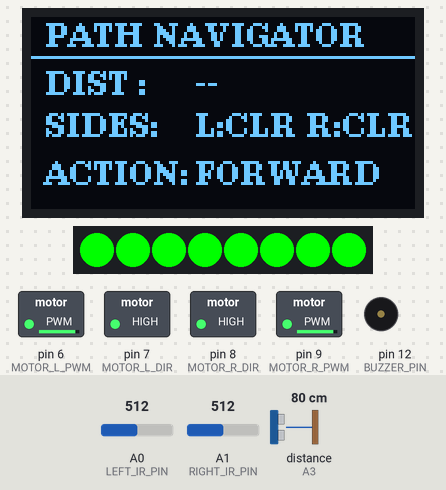
A sketch run on a simulated Arduino Uno, built with avr-gcc and run on an emulated ATmega328P. On the bench: 128×64 one-colour display, 8 RGB LEDs in strip order, left to right, switched loads named in the sketch (green lamp = pin HIGH), buzzer (waves = sounding, pin HIGH). Wiring (inferred from the names in the program): ultrasonic range finder: trigger pin 5; echo A3. Inputs (shaded band) come from the test bench; at power-on: distance to the obstacle (sensor on A3) 80 cm, A0 (LEFT_IR_PIN) = 512, A1 (RIGHT_IR_PIN) = 512. The echo pulse lasts 58.3 µs per cm; pins used as bus, display or sensor lines are not drawn; what the sketch prints to the serial monitor is not drawn.

Above: at 1.0 s.
At 2.4 s:
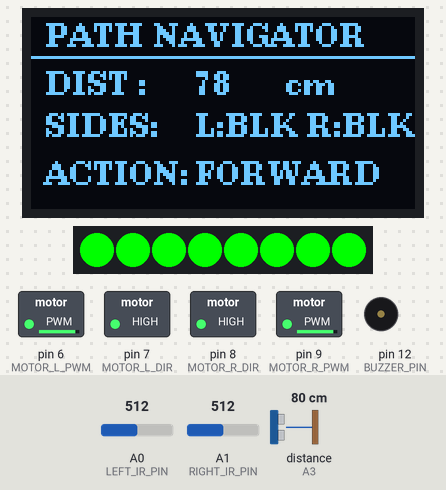
2.5 s: distance to the obstacle (sensor on A3) set to 29 cm
At 4.4 s:
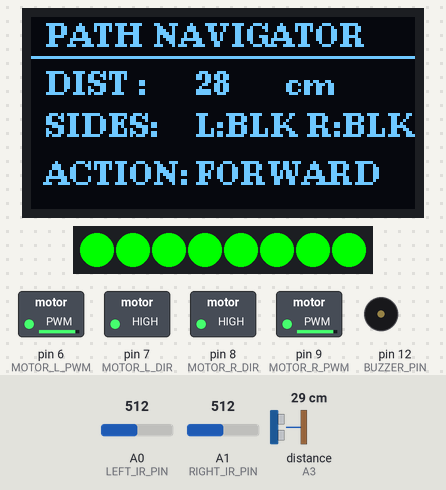
5.0 s: distance to the obstacle (sensor on A3) set to 23 cm
At 7.0 s:
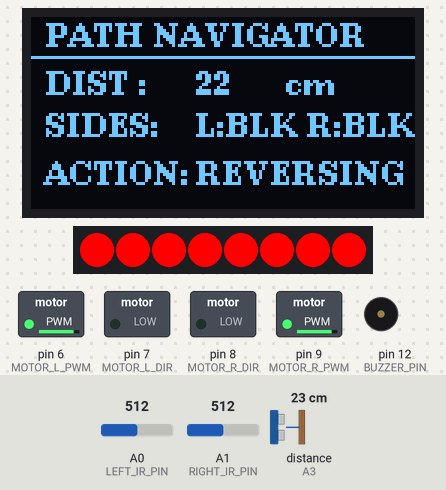
8.7 s: A0 (LEFT_IR_PIN) set to 0
At 10.7 s:
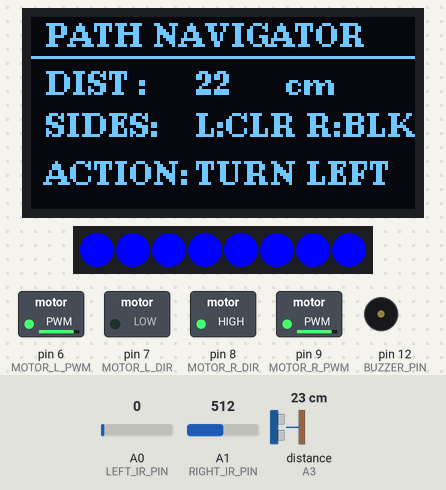
Timing chart, 0 to 12.2 s (numbered marks = the images above; inputs shaded):
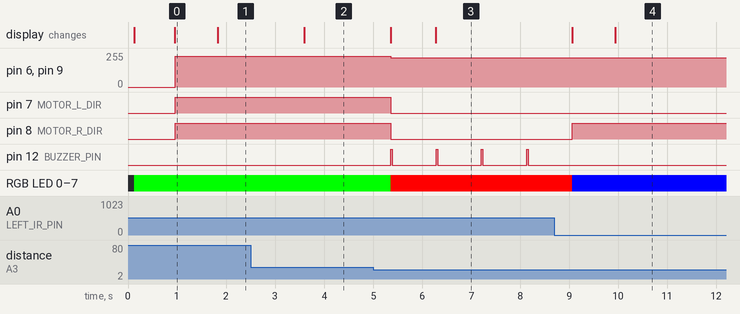

Measured:
- the behaviour switches between 27 and 26 cm on distance to the obstacle (sensor on A3) (found by bisection; images 2 and 3)
- after the input at 2.5 s, the display: changes after 1.1 s (image 2)
- after the input at 5.0 s, pin 6 (MOTOR_L_PWM), pin 9 (MOTOR_R_PWM): 230/255 → 220/255 after 0.36 s; pin 7 (MOTOR_L_DIR), pin 8 (MOTOR_R_DIR): HIGH → LOW after 0.36 s; pin 12 (BUZZER_PIN): alternates HIGH for 0.03 s and LOW for 0.90 s, starting after 0.36 s; RGB LED 0–7: RGB(0, 255, 0) → RGB(255, 0, 0) after 0.36 s
- after the input at 8.7 s, pin 8 (MOTOR_R_DIR): LOW → HIGH after 0.36 s; pin 12 (BUZZER_PIN): stops changing and stays LOW; RGB LED 0–7: RGB(255, 0, 0) → RGB(0, 0, 255) after 0.36 s
- what the display in image 0 shows lasts 0.8 s, from 1.0 s to 1.8 s

The sketch:

Practical_76.ino
```cpp
/*
==================================================
Day 38 | Project-38: Autonomous Path Navigator (Fixed Motors)
Board  : Young Engineer Board / Auto-Botix
Hardware: Ultrasonic (D5, A3) + Left IR (A0) + Right IR (A1)
          Motors: L_DIR (D7), L_PWM (D6), R_DIR (D8), R_PWM (D9)
          Display: OLED (U8g2)
          RGB NeoPixel (D11) + Buzzer (D12)
==================================================
*/

#include <Wire.h>
#include <U8g2lib.h>
#include <Adafruit_NeoPixel.h>

// 1. PIN DEFINITIONS
#define TRIG_PIN     5
#define ECHO_PIN     A3
#define LEFT_IR_PIN  A0
#define RIGHT_IR_PIN A1

// Motor Driver Pins
#define MOTOR_L_PWM  6  // Left Motor Speed
#define MOTOR_L_DIR  7  // Left Motor Direction
#define MOTOR_R_DIR  8  // Right Motor Direction
#define MOTOR_R_PWM  9  // Right Motor Speed

#define RGB_PIN      11
#define NUM_LEDS     8
#define BUZZER_PIN   12

// 2. HARDWARE OBJECTS
U8G2_SSD1306_128X64_NONAME_1_HW_I2C u8g2(U8G2_R0, /* reset=*/ U8X8_PIN_NONE);
Adafruit_NeoPixel rgb(NUM_LEDS, RGB_PIN, NEO_GRB + NEO_KHZ800);

// 3. PARAMETERS & SPEED (Full Speed PWM to prevent motor stall)
const int FRONT_OBSTACLE_DIST = 25; // cm
const int IR_OBSTACLE_ADC     = 500; // ADC > 500 = Obstacle
const int DRIVE_SPEED         = 230; // 0 to 255 (High torque)
const int TURN_SPEED          = 220;

// 4. VARIABLES
int frontDistance = 999;
bool leftBlocked = false;
bool rightBlocked = false;
bool frontBlocked = false;
const char* statusText = "FORWARD";

unsigned long lastSensorTime = 0;
unsigned long lastDisplayTime = 0;
unsigned long lastSerialTime = 0;

//-------------------------------------------
void setRGBColor(uint8_t r, uint8_t g, uint8_t b) {
  for (int i = 0; i < NUM_LEDS; i++) {
    rgb.setPixelColor(i, rgb.Color(r, g, b));
  }
  rgb.show();
}

void beep(int ms) {
  digitalWrite(BUZZER_PIN, HIGH);
  delay(ms);
  digitalWrite(BUZZER_PIN, LOW);
}

//-------------------------------------------
// MOTOR CONTROL FUNCTIONS (Proper polarity for both sides)
void motorStop() {
  analogWrite(MOTOR_L_PWM, 0);
  analogWrite(MOTOR_R_PWM, 0);
  digitalWrite(MOTOR_L_DIR, LOW);
  digitalWrite(MOTOR_R_DIR, LOW);
}

void driveForward() {
  // Dono motors forward
  digitalWrite(MOTOR_L_DIR, HIGH);
  analogWrite(MOTOR_L_PWM, DRIVE_SPEED);

  digitalWrite(MOTOR_R_DIR, HIGH);
  analogWrite(MOTOR_R_PWM, DRIVE_SPEED);

  setRGBColor(0, 255, 0); // Green
  statusText = "FORWARD";
}

void turnLeft() {
  // Left Motor Reverse, Right Motor Forward
  digitalWrite(MOTOR_L_DIR, LOW);
  analogWrite(MOTOR_L_PWM, TURN_SPEED);

  digitalWrite(MOTOR_R_DIR, HIGH);
  analogWrite(MOTOR_R_PWM, TURN_SPEED);

  setRGBColor(0, 0, 255); // Blue
  statusText = "TURN LEFT";
}

void turnRight() {
  // Left Motor Forward, Right Motor Reverse
  digitalWrite(MOTOR_L_DIR, HIGH);
  analogWrite(MOTOR_L_PWM, TURN_SPEED);

  digitalWrite(MOTOR_R_DIR, LOW);
  analogWrite(MOTOR_R_PWM, TURN_SPEED);

  setRGBColor(255, 255, 0); // Yellow
  statusText = "TURN RIGHT";
}

void reverseTurn() {
  // Dono Motors Reverse
  digitalWrite(MOTOR_L_DIR, LOW);
  analogWrite(MOTOR_L_PWM, TURN_SPEED);

  digitalWrite(MOTOR_R_DIR, LOW);
  analogWrite(MOTOR_R_PWM, TURN_SPEED);

  setRGBColor(255, 0, 0); // Red
  statusText = "REVERSING";
  beep(30);
}

//-------------------------------------------
int readFrontDistance() {
  digitalWrite(TRIG_PIN, LOW);
  delayMicroseconds(2);
  digitalWrite(TRIG_PIN, HIGH);
  delayMicroseconds(10);
  digitalWrite(TRIG_PIN, LOW);

  long duration = pulseIn(ECHO_PIN, HIGH, 20000);
  if (duration == 0) return 999;
  return duration * 0.034 / 2;
}

//-------------------------------------------
void navigatePath() {
  frontDistance = readFrontDistance();
  int leftVal = analogRead(LEFT_IR_PIN);
  int rightVal = analogRead(RIGHT_IR_PIN);

  frontBlocked = (frontDistance > 0 && frontDistance <= FRONT_OBSTACLE_DIST);
  leftBlocked  = (leftVal > IR_OBSTACLE_ADC);
  rightBlocked = (rightVal > IR_OBSTACLE_ADC);

  // Decision Tree
  if (!frontBlocked) {
    driveForward();
  }
  else if (!leftBlocked && rightBlocked) {
    turnLeft();
  }
  else if (!rightBlocked && leftBlocked) {
    turnRight();
  }
  else if (!leftBlocked && !rightBlocked) {
    turnRight(); // Default clear side choice
  }
  else {
    reverseTurn();
  }
}

//-------------------------------------------
void updateOLED() {
  u8g2.firstPage();
  do {
    u8g2.setFont(u8g2_font_ncenB08_tr);
    u8g2.drawStr(5, 10, "PATH NAVIGATOR");
    u8g2.drawHLine(0, 13, 128);

    // Distance
    u8g2.drawStr(5, 26, "DIST :");
    if (frontDistance >= 400 || frontDistance <= 0 || frontDistance == 999) {
      u8g2.drawStr(55, 26, "--");
    } else {
      char buf[8];
      itoa(frontDistance, buf, 10);
      u8g2.drawStr(55, 26, buf);
      u8g2.drawStr(85, 26, "cm");
    }

    // Side Sensors
    u8g2.drawStr(5, 40, "SIDES:");
    u8g2.drawStr(55, 40, leftBlocked ? "L:BLK" : "L:CLR");
    u8g2.drawStr(92, 40, rightBlocked ? "R:BLK" : "R:CLR");

    // Action
    u8g2.drawStr(5, 56, "ACTION:");
    u8g2.drawStr(55, 56, statusText);
  } while (u8g2.nextPage());
}

//-------------------------------------------
void setup() {
  Serial.begin(9600);
  delay(100);

  // Sensor Pins
  pinMode(TRIG_PIN, OUTPUT);
  pinMode(ECHO_PIN, INPUT);
  pinMode(LEFT_IR_PIN, INPUT);
  pinMode(RIGHT_IR_PIN, INPUT);

  // Motor Driver Pins
  pinMode(MOTOR_L_DIR, OUTPUT);
  pinMode(MOTOR_L_PWM, OUTPUT);
  pinMode(MOTOR_R_DIR, OUTPUT);
  pinMode(MOTOR_R_PWM, OUTPUT);

  pinMode(BUZZER_PIN, OUTPUT);
  digitalWrite(BUZZER_PIN, LOW);

  motorStop();

  u8g2.begin();
  rgb.begin();
  setRGBColor(0, 255, 0);

  Serial.println(F("AUTONOMOUS NAVIGATOR READY"));
  updateOLED();
}

//-------------------------------------------
void loop() {
  // 1. NAVIGATION CONTROL (Har 80ms par scan aur motor run)
  if (millis() - lastSensorTime >= 80) {
    lastSensorTime = millis();
    navigatePath();
  }

  // 2. DISPLAY UPDATE (Har 250ms)
  if (millis() - lastDisplayTime >= 250) {
    lastDisplayTime = millis();
    updateOLED();
  }

  // 3. SERIAL LOGGING
  if (millis() - lastSerialTime >= 600) {
    lastSerialTime = millis();
    Serial.print(F("Dist: "));
    Serial.print(frontDistance);
    Serial.print(F(" cm | Left: "));
    Serial.print(leftBlocked ? F("B") : F("C"));
    Serial.print(F(" | Right: "));
    Serial.print(rightBlocked ? F("B") : F("C"));
    Serial.print(F(" | Motor: "));
    Serial.println(statusText);
  }
}
```
